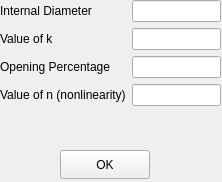
<?xml version="1.0" encoding="UTF-8"?>
<ui version="4.0">
 <class>Flow_Control_Valve_Details</class>
 <widget class="QWidget" name="Flow_Control_Valve_Details">
  <property name="windowModality">
   <enum>Qt::ApplicationModal</enum>
  </property>
  <property name="geometry">
   <rect>
    <x>0</x>
    <y>0</y>
    <width>222</width>
    <height>182</height>
   </rect>
  </property>
  <property name="windowTitle">
   <string>Form</string>
  </property>
  <widget class="QWidget" name="formLayoutWidget">
   <property name="geometry">
    <rect>
     <x>0</x>
     <y>0</y>
     <width>221</width>
     <height>148</height>
    </rect>
   </property>
   <layout class="QFormLayout" name="formLayout">
    <item row="0" column="0">
     <widget class="QLabel" name="label">
      <property name="text">
       <string>Internal Diameter</string>
      </property>
     </widget>
    </item>
    <item row="0" column="1">
     <widget class="QLineEdit" name="D_le"/>
    </item>
    <item row="1" column="0">
     <widget class="QLabel" name="label_2">
      <property name="text">
       <string>Value of k</string>
      </property>
     </widget>
    </item>
    <item row="1" column="1">
     <widget class="QLineEdit" name="k_le"/>
    </item>
    <item row="2" column="0">
     <widget class="QLabel" name="label_3">
      <property name="text">
       <string>Opening Percentage</string>
      </property>
     </widget>
    </item>
    <item row="2" column="1">
     <widget class="QLineEdit" name="o_le"/>
    </item>
    <item row="3" column="0">
     <widget class="QLabel" name="label_4">
      <property name="text">
       <string>Value of n (nonlinearity)</string>
      </property>
     </widget>
    </item>
    <item row="3" column="1">
     <widget class="QLineEdit" name="n_le"/>
    </item>
   </layout>
  </widget>
  <widget class="QPushButton" name="ok_fvc_pb">
   <property name="geometry">
    <rect>
     <x>60</x>
     <y>150</y>
     <width>90</width>
     <height>29</height>
    </rect>
   </property>
   <property name="text">
    <string>OK</string>
   </property>
  </widget>
 </widget>
 <tabstops>
  <tabstop>D_le</tabstop>
  <tabstop>k_le</tabstop>
  <tabstop>o_le</tabstop>
  <tabstop>n_le</tabstop>
  <tabstop>ok_fvc_pb</tabstop>
 </tabstops>
 <resources/>
 <connections/>
</ui>
